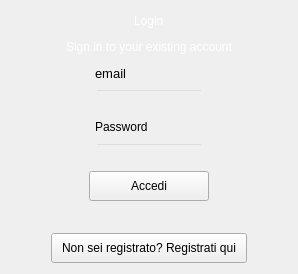
      <widget class="QWidget" name="page_login">
       <layout class="QVBoxLayout" name="verticalLayout_4">
        <item>
         <layout class="QHBoxLayout" name="horizontalLayout_12">
          <item>
           <spacer name="horizontalSpacer_9">
            <property name="orientation">
             <enum>Qt::Horizontal</enum>
            </property>
            <property name="sizeHint" stdset="0">
             <size>
              <width>40</width>
              <height>20</height>
             </size>
            </property>
           </spacer>
          </item>
          <item>
           <widget class="QLabel" name="label_3">
            <property name="styleSheet">
             <string notr="true">font: 36pt &quot;MS Shell Dlg 2&quot;; color:rgb(255, 255, 255)</string>
            </property>
            <property name="text">
             <string>Login</string>
            </property>
           </widget>
          </item>
          <item>
           <spacer name="horizontalSpacer_10">
            <property name="orientation">
             <enum>Qt::Horizontal</enum>
            </property>
            <property name="sizeHint" stdset="0">
             <size>
              <width>40</width>
              <height>20</height>
             </size>
            </property>
           </spacer>
          </item>
         </layout>
        </item>
        <item>
         <layout class="QHBoxLayout" name="horizontalLayout_13">
          <item>
           <spacer name="horizontalSpacer_11">
            <property name="orientation">
             <enum>Qt::Horizontal</enum>
            </property>
            <property name="sizeHint" stdset="0">
             <size>
              <width>40</width>
              <height>20</height>
             </size>
            </property>
           </spacer>
          </item>
          <item>
           <widget class="QLabel" name="label_4">
            <property name="styleSheet">
             <string notr="true">font: 16pt &quot;MS Shell Dlg 2&quot;;color:rgb(255, 255, 255)</string>
            </property>
            <property name="text">
             <string>Sign in to your existing account</string>
            </property>
           </widget>
          </item>
          <item>
           <spacer name="horizontalSpacer_12">
            <property name="orientation">
             <enum>Qt::Horizontal</enum>
            </property>
            <property name="sizeHint" stdset="0">
             <size>
              <width>40</width>
              <height>20</height>
             </size>
            </property>
           </spacer>
          </item>
         </layout>
        </item>
        <item>
         <layout class="QHBoxLayout" name="horizontalLayout_15">
          <item>
           <spacer name="horizontalSpacer_15">
            <property name="orientation">
             <enum>Qt::Horizontal</enum>
            </property>
            <property name="sizeHint" stdset="0">
             <size>
              <width>40</width>
              <height>20</height>
             </size>
            </property>
           </spacer>
          </item>
          <item>
           <layout class="QVBoxLayout" name="verticalLayout_5">
            <item>
             <layout class="QHBoxLayout" name="horizontalLayout_14">
              <item>
               <widget class="QLabel" name="label_5">
                <property name="font">
                 <font>
                  <family>MS Shell Dlg 2</family>
                  <pointsize>10</pointsize>
                  <weight>50</weight>
                  <italic>false</italic>
                  <bold>false</bold>
                 </font>
                </property>
                <property name="styleSheet">
                 <string notr="true">font: 10pt &quot;MS Shell Dlg 2&quot;;</string>
                </property>
                <property name="text">
                 <string>email</string>
                </property>
               </widget>
              </item>
              <item>
               <spacer name="horizontalSpacer_13">
                <property name="orientation">
                 <enum>Qt::Horizontal</enum>
                </property>
                <property name="sizeHint" stdset="0">
                 <size>
                  <width>40</width>
                  <height>20</height>
                 </size>
                </property>
               </spacer>
              </item>
             </layout>
            </item>
            <item>
             <widget class="QLineEdit" name="login_emailfield">
              <property name="styleSheet">
               <string notr="true">background-color:rgba(0,0,0,0);
font: 12pt &quot;MS Shell Dlg 2&quot;;</string>
              </property>
             </widget>
            </item>
           </layout>
          </item>
          <item>
           <spacer name="horizontalSpacer_14">
            <property name="orientation">
             <enum>Qt::Horizontal</enum>
            </property>
            <property name="sizeHint" stdset="0">
             <size>
              <width>40</width>
              <height>20</height>
             </size>
            </property>
           </spacer>
          </item>
         </layout>
        </item>
        <item>
         <layout class="QHBoxLayout" name="horizontalLayout_17">
          <item>
           <spacer name="horizontalSpacer_19">
            <property name="orientation">
             <enum>Qt::Horizontal</enum>
            </property>
            <property name="sizeHint" stdset="0">
             <size>
              <width>40</width>
              <height>20</height>
             </size>
            </property>
           </spacer>
          </item>
          <item>
           <layout class="QVBoxLayout" name="verticalLayout_6">
            <item>
             <layout class="QHBoxLayout" name="horizontalLayout_16">
              <item>
               <widget class="QLabel" name="label_6">
                <property name="styleSheet">
                 <string notr="true">font: 10pt &quot;MS Shell Dlg 2&quot;;</string>
                </property>
                <property name="text">
                 <string>Password</string>
                </property>
               </widget>
              </item>
              <item>
               <spacer name="horizontalSpacer_17">
                <property name="orientation">
                 <enum>Qt::Horizontal</enum>
                </property>
                <property name="sizeHint" stdset="0">
                 <size>
                  <width>40</width>
                  <height>20</height>
                 </size>
                </property>
               </spacer>
              </item>
             </layout>
            </item>
            <item>
             <widget class="QLineEdit" name="login_passwordfield">
              <property name="styleSheet">
               <string notr="true">background-color:rgba(0,0,0,0);
font: 12pt &quot;MS Shell Dlg 2&quot;;</string>
              </property>
              <property name="echoMode">
               <enum>QLineEdit::Password</enum>
              </property>
             </widget>
            </item>
           </layout>
          </item>
          <item>
           <spacer name="horizontalSpacer_18">
            <property name="orientation">
             <enum>Qt::Horizontal</enum>
            </property>
            <property name="sizeHint" stdset="0">
             <size>
              <width>40</width>
              <height>20</height>
             </size>
            </property>
           </spacer>
          </item>
         </layout>
        </item>
        <item>
         <layout class="QHBoxLayout" name="horizontalLayout_18">
          <item>
           <spacer name="horizontalSpacer_16">
            <property name="orientation">
             <enum>Qt::Horizontal</enum>
            </property>
            <property name="sizeHint" stdset="0">
             <size>
              <width>40</width>
              <height>20</height>
             </size>
            </property>
           </spacer>
          </item>
          <item>
           <widget class="QPushButton" name="bt_accedi_accedi">
            <property name="minimumSize">
             <size>
              <width>120</width>
              <height>30</height>
             </size>
            </property>
            <property name="styleSheet">
             <string notr="true">font: 14pt &quot;MS Shell Dlg 2&quot;;</string>
            </property>
            <property name="text">
             <string>Accedi</string>
            </property>
           </widget>
          </item>
          <item>
           <spacer name="horizontalSpacer_20">
            <property name="orientation">
             <enum>Qt::Horizontal</enum>
            </property>
            <property name="sizeHint" stdset="0">
             <size>
              <width>40</width>
              <height>20</height>
             </size>
            </property>
           </spacer>
          </item>
         </layout>
        </item>
        <item>
         <layout class="QHBoxLayout" name="horizontalLayout_20">
          <item>
           <spacer name="horizontalSpacer_63">
            <property name="orientation">
             <enum>Qt::Horizontal</enum>
            </property>
            <property name="sizeHint" stdset="0">
             <size>
              <width>40</width>
              <height>20</height>
             </size>
            </property>
           </spacer>
          </item>
          <item>
           <widget class="QLabel" name="login_signalError">
            <property name="minimumSize">
             <size>
              <width>0</width>
              <height>20</height>
             </size>
            </property>
            <property name="styleSheet">
             <string notr="true">font: 16pt &quot;MS Shell Dlg 2&quot;;color:rgb(255, 0, 0)</string>
            </property>
            <property name="text">
             <string/>
            </property>
           </widget>
          </item>
          <item>
           <spacer name="horizontalSpacer_64">
            <property name="orientation">
             <enum>Qt::Horizontal</enum>
            </property>
            <property name="sizeHint" stdset="0">
             <size>
              <width>40</width>
              <height>20</height>
             </size>
            </property>
           </spacer>
          </item>
         </layout>
        </item>
        <item>
         <layout class="QHBoxLayout" name="horizontalLayout_19">
          <item>
           <spacer name="horizontalSpacer_21">
            <property name="orientation">
             <enum>Qt::Horizontal</enum>
            </property>
            <property name="sizeHint" stdset="0">
             <size>
              <width>40</width>
              <height>20</height>
             </size>
            </property>
           </spacer>
          </item>
          <item>
           <widget class="QPushButton" name="bt_accedi_registrati">
            <property name="minimumSize">
             <size>
              <width>120</width>
              <height>30</height>
             </size>
            </property>
            <property name="styleSheet">
             <string notr="true">font: 14pt &quot;MS Shell Dlg 2&quot;;</string>
            </property>
            <property name="text">
             <string>  Non sei registrato? Registrati qui  </string>
            </property>
           </widget>
          </item>
          <item>
           <spacer name="horizontalSpacer_22">
            <property name="orientation">
             <enum>Qt::Horizontal</enum>
            </property>
            <property name="sizeHint" stdset="0">
             <size>
              <width>40</width>
              <height>20</height>
             </size>
            </property>
           </spacer>
          </item>
         </layout>
        </item>
       </layout>
      </widget>
